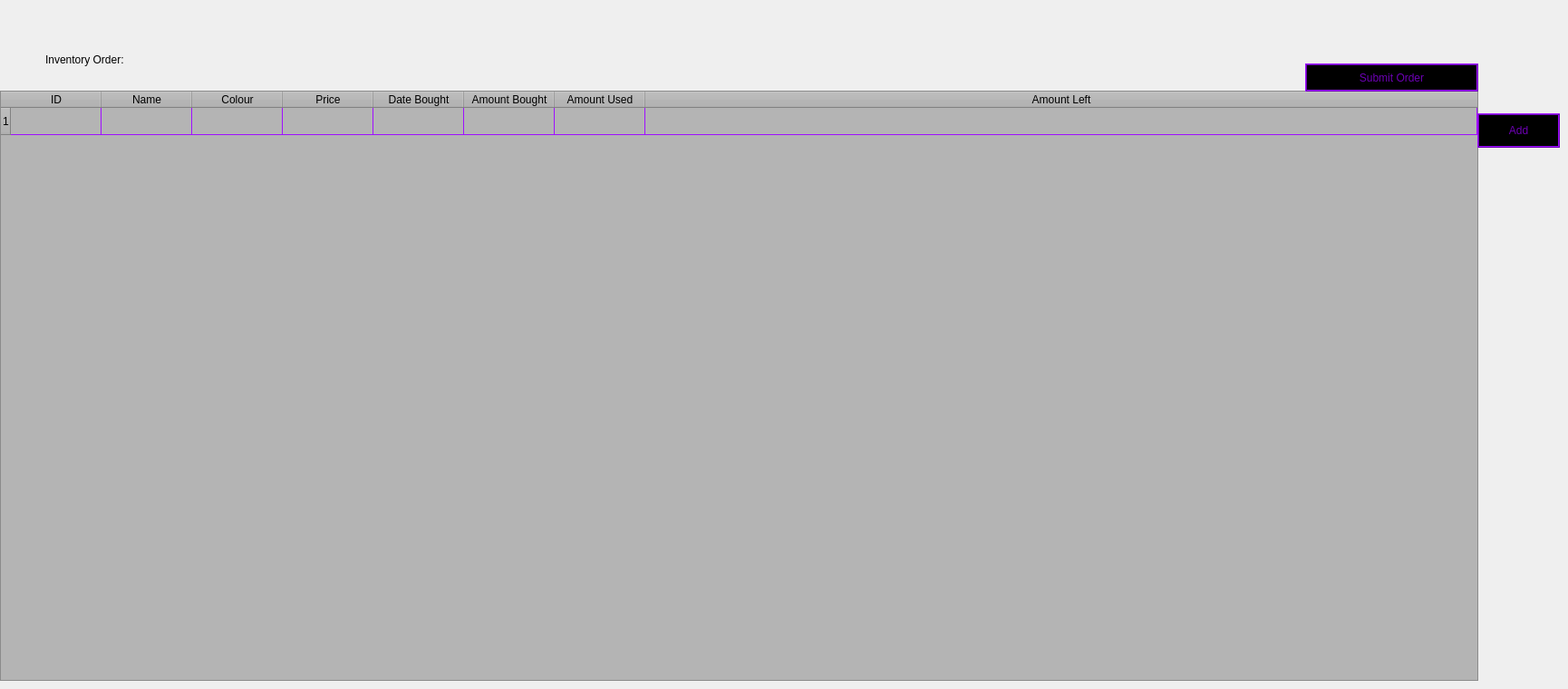
     <widget class="QWidget" name="addAssetPage">
      <property name="styleSheet">
       <string notr="true">background-color: rgb(128, 128, 128);
color: rgb(108, 0, 180);
border: none;
font: 16pt &quot;Maiandra GD&quot;;

QTabBar::tab {
	background: rgb(0, 0, 0);
}

QTabBar::tab:selected {
	background: rgb(128, 128, 128);
}

QTabWidget::pane {
    border: 2px solid rgb(0,0,0);
};

gridline-color: rgb(159, 15, 255);
</string>
      </property>
      <widget class="QLabel" name="invLbl">
       <property name="geometry">
        <rect>
         <x>50</x>
         <y>50</y>
         <width>211</width>
         <height>31</height>
        </rect>
       </property>
       <property name="text">
        <string>Inventory Order:</string>
       </property>
      </widget>
      <widget class="QTableWidget" name="addAssetTbl">
       <property name="geometry">
        <rect>
         <x>0</x>
         <y>100</y>
         <width>1631</width>
         <height>651</height>
        </rect>
       </property>
       <property name="styleSheet">
        <string notr="true">gridline-color: rgb(159, 15, 255);
font: 8pt &quot;MS Shell Dlg 2&quot;;
background-color: rgb(180, 180, 180);

</string>
       </property>
       <property name="alternatingRowColors">
        <bool>true</bool>
       </property>
       <property name="sortingEnabled">
        <bool>true</bool>
       </property>
       <property name="rowCount">
        <number>1</number>
       </property>
       <property name="columnCount">
        <number>8</number>
       </property>
       <attribute name="horizontalHeaderCascadingSectionResizes">
        <bool>true</bool>
       </attribute>
       <attribute name="horizontalHeaderShowSortIndicator" stdset="0">
        <bool>true</bool>
       </attribute>
       <attribute name="horizontalHeaderStretchLastSection">
        <bool>true</bool>
       </attribute>
       <row/>
       <column>
        <property name="text">
         <string>ID</string>
        </property>
       </column>
       <column>
        <property name="text">
         <string>Name</string>
        </property>
       </column>
       <column>
        <property name="text">
         <string>Colour</string>
        </property>
       </column>
       <column>
        <property name="text">
         <string>Price</string>
        </property>
       </column>
       <column>
        <property name="text">
         <string>Date Bought</string>
        </property>
       </column>
       <column>
        <property name="text">
         <string>Amount Bought</string>
        </property>
       </column>
       <column>
        <property name="text">
         <string>Amount Used</string>
        </property>
       </column>
       <column>
        <property name="text">
         <string>Amount Left</string>
        </property>
       </column>
      </widget>
      <widget class="QPushButton" name="submitOrderBtn">
       <property name="geometry">
        <rect>
         <x>1440</x>
         <y>70</y>
         <width>191</width>
         <height>31</height>
        </rect>
       </property>
       <property name="styleSheet">
        <string notr="true">background-color: rgb(0, 0, 0);
color: rgb(108, 0, 180);
border: 2px ridge rgb(108, 0, 180); </string>
       </property>
       <property name="text">
        <string>Submit Order</string>
       </property>
      </widget>
      <widget class="QPushButton" name="addItemBtn">
       <property name="geometry">
        <rect>
         <x>1630</x>
         <y>125</y>
         <width>91</width>
         <height>38</height>
        </rect>
       </property>
       <property name="styleSheet">
        <string notr="true">background-color: rgb(180, 180, 180);
color: rgb(108, 0, 180);
border: 2px ridge rgb(108, 0, 180); background-color: rgb(0, 0, 0);
color: rgb(108, 0, 180);
border: 2px ridge rgb(108, 0, 180); </string>
       </property>
       <property name="text">
        <string>Add</string>
       </property>
      </widget>
     </widget>
